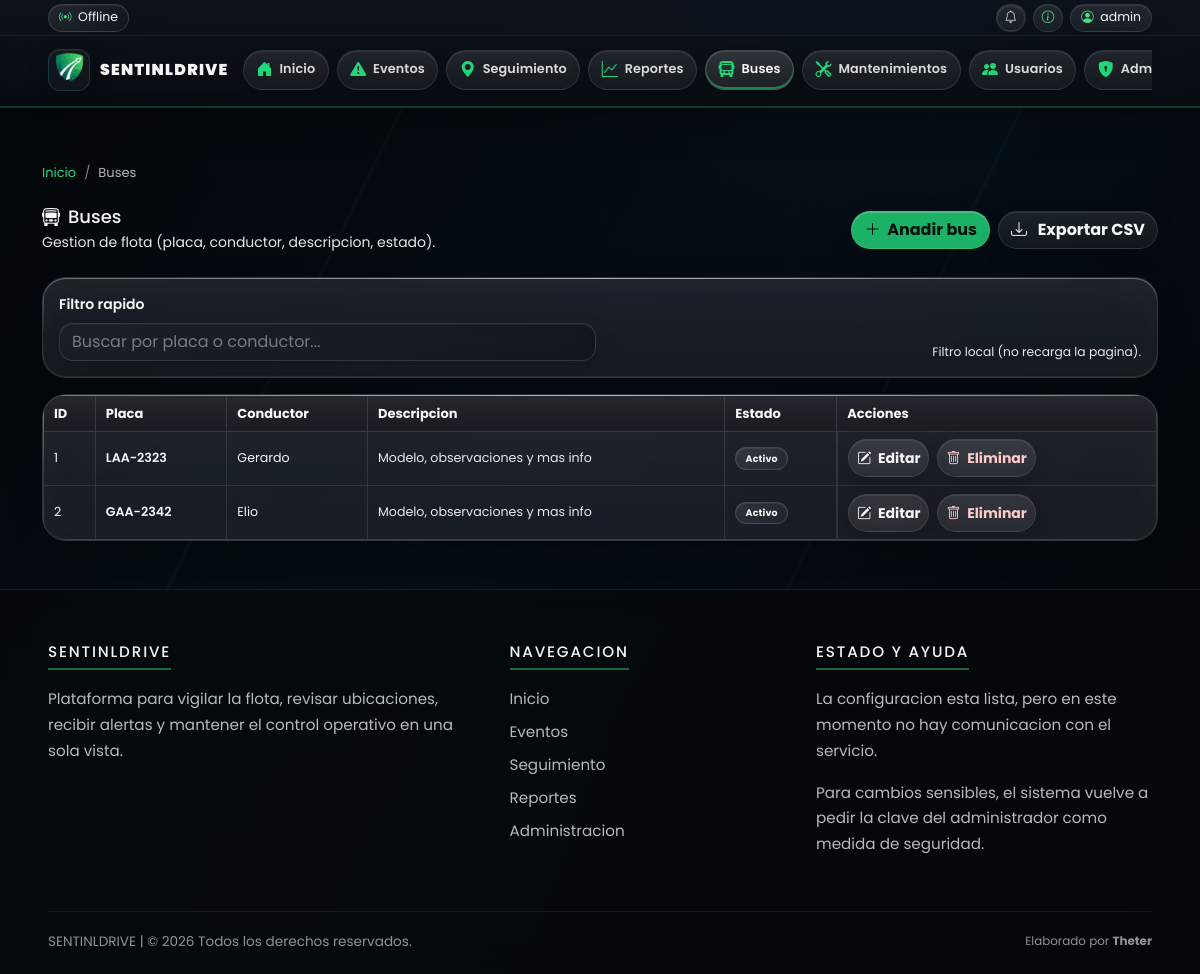
/buses (signed in), run on an earlier commit of the app's database.
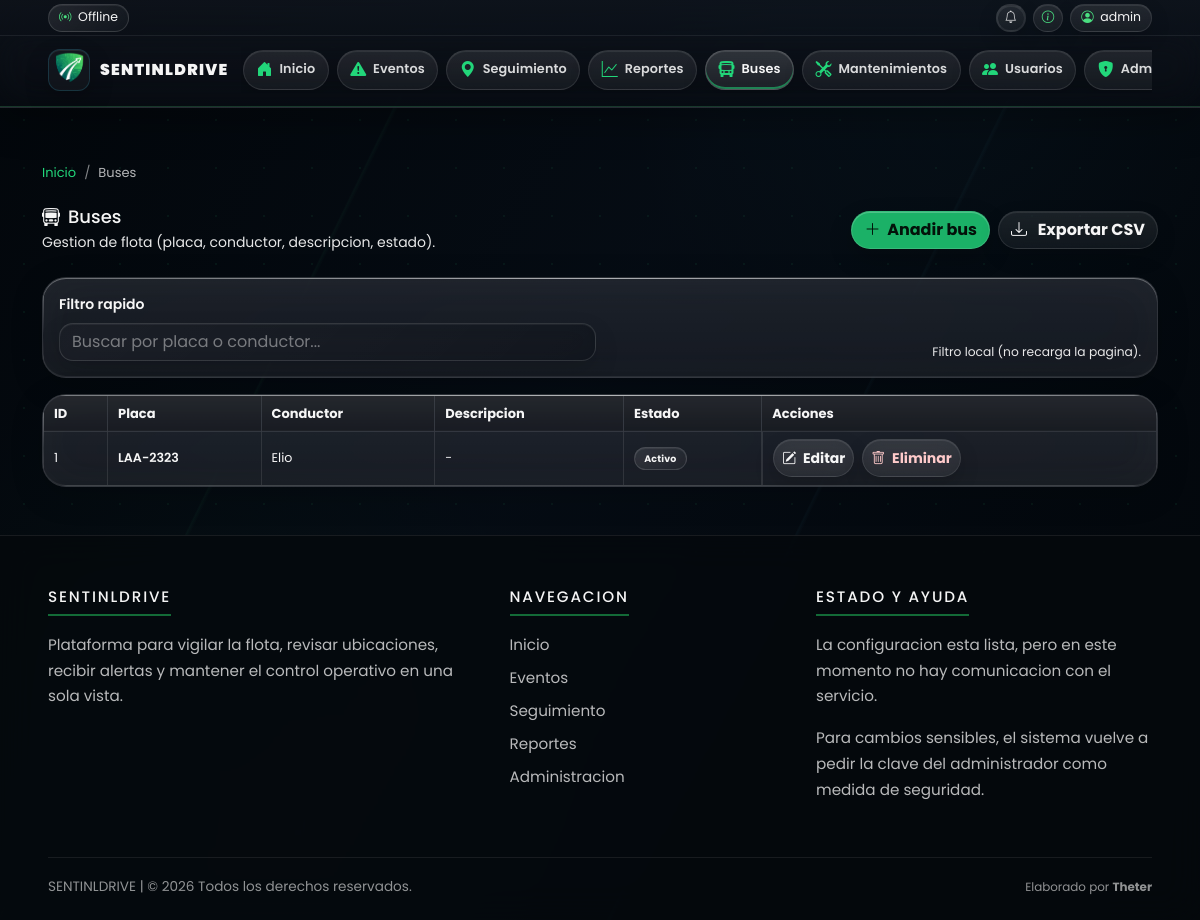
And on a later commit of the database.
### app/models/bus.py (models this page shows)
class Bus(db.Model): #Usamos pascalcase para los nombres de las clases
    __tablename__ = 'bus'
    id = db.Column(db.Integer, primary_key=True)
    plate = db.Column(db.String(20), nullable=False, unique=True)
    driver = db.Column(db.String(50))
    status = db.Column(db.String(20), default="Activo")
    description = db.Column(db.String(300), nullable=True)
    events = db.relationship(
        'Event',
        backref='bus',  # ← Solo aquí se define el backref
        lazy=True,
        cascade='all, delete-orphan'
    )
    locations = db.relationship(
        'Location',
        backref='bus',
        lazy=True,
        cascade='all, delete-orphan'
    )
    maintenances = db.relationship(
        'Maintenance',
        backref='bus',
        lazy=True,
        cascade='all, delete-orphan'
    )

### app/routes/buses.py (the view)
@buses_bp.route("/buses")
@login_required
def buses():
    buses_list = Bus.query.order_by(Bus.id.asc()).all()
    return render_template("buses.html", buses=buses_list)

### app/models/system_setting.py (called while the page is built)
    @classmethod
    def get_value(cls, key: str, default=None):
        row = db.session.get(cls, key)
        if row is None or row.value in (None, ""):
            return default
        return row.value

### app/utils/time.py (called while the page is built)
def ecuador_now() -> datetime:
    return datetime.now(ECUADOR_TZ)

### app/templates/buses.html (shortened to what the changed rows need)
{% extends "base.html" %}
{% block content %}
<div class="container mt-4">
    <div class="d-flex justify-content-between align-items-center flex-wrap gap-2 mb-4">
        <div>
            <h2 class="mb-1"><i class="bi bi-bus-front me-2"></i>Buses</h2>
        </div>
    </div>
    {% if buses|length == 0 %}
    <div class="alert alert-info">
        <i class="bi bi-info-circle-fill"></i>
        No hay buses registrados aun.
        {% if session.get('role')|lower == 'admin' %}
        Usa el boton superior para anadir uno.
        {% endif %}
    </div>
    {% else %}
    <div class="card">
        <div class="card-body p-0">
            <div class="table-responsive">
                <table class="table table-bordered table-hover align-middle mb-0">
                    <thead>
                        <tr>
                            <th>ID</th>
                            <th>Placa</th>
                            <th>Conductor</th>
                            <th>Descripcion</th>
                            <th>Estado</th>
                            {% if session.get('role')|lower == 'admin' %}
                            <th>Acciones</th>
                            {% endif %}
                        </tr>
                    </thead>
                    <tbody>
                        {% for b in buses %}
                        <tr data-filter="{{ (b.plate ~ ' ' ~ (b.driver or '') )|lower }}">
                            <td>{{ b.id }}</td>
                            <td class="fw-semibold">{{ b.plate }}</td>
                            <td>{{ b.driver or 'Sin asignar' }}</td>
                            <td class="text-muted">{{ b.description or '-' }}</td>
                            <td>
                                {% if b.status == 'Activo' %}
                                    <span class="badge badge-soft">Activo</span>
                                {% elif b.status == 'Inactivo' %}
                                    <span class="badge badge-danger-soft">Inactivo</span>
                                {% else %}
                                    <span class="badge badge-soft">{{ b.status }}</span>
                                {% endif %}
                            </td>
                            {% if session.get('role')|lower == 'admin' %}
                            <td class="d-flex flex-wrap gap-2">
                                <button type="button" class="btn btn-outline-secondary btn-sm" data-bs-toggle="modal" data-bs-target="#editModal{{ b.id }}">
                                    <i class="bi bi-pencil-square"></i> Editar
                                </button>
                                <form action="{{ url_for('buses.delete_bus', bus_id=b.id) }}" method="POST" class="d-inline"
                                      onsubmit="return confirm('Eliminar el bus {{ b.plate }} (ID {{ b.id }})? Esta accion borra tambien sus eventos/ubicaciones.');">
                                    <button type="submit" class="btn btn-danger btn-sm">
                                        <i class="bi bi-trash"></i> Eliminar
                                    </button>
                                </form>
                            </td>
                            {% endif %}
                        </tr>
                        {% endfor %}
                    </tbody>
                </table>
            </div>
        </div>
    </div>
    {% endif %}
</div>
{% endblock %}

What changed in the data, as far as the page shows it:
removed Bus: id "2", plate "GAA-2342", driver "Elio", description "Modelo, observaciones y mas info", status "Activo"
changed Bus "LAA-2323": driver "Gerardo" → "Elio"; description "Modelo, observaciones y mas info" → "-"
